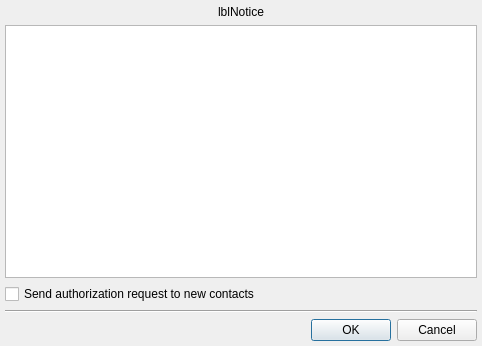
<?xml version="1.0" encoding="UTF-8"?>
<ui version="4.0">
 <class>ExchangeApproveDialogClass</class>
 <widget class="QDialog" name="ExchangeApproveDialogClass">
  <property name="geometry">
   <rect>
    <x>0</x>
    <y>0</y>
    <width>482</width>
    <height>346</height>
   </rect>
  </property>
  <layout class="QVBoxLayout" name="verticalLayout">
   <property name="margin">
    <number>5</number>
   </property>
   <item>
    <widget class="QLabel" name="lblNotice">
     <property name="text">
      <string notr="true">lblNotice</string>
     </property>
     <property name="textFormat">
      <enum>Qt::PlainText</enum>
     </property>
     <property name="alignment">
      <set>Qt::AlignCenter</set>
     </property>
     <property name="wordWrap">
      <bool>true</bool>
     </property>
    </widget>
   </item>
   <item>
    <widget class="QTableWidget" name="tbwItems">
     <attribute name="horizontalHeaderHighlightSections">
      <bool>false</bool>
     </attribute>
     <attribute name="verticalHeaderHighlightSections">
      <bool>false</bool>
     </attribute>
    </widget>
   </item>
   <item>
    <widget class="QCheckBox" name="chbSubscribe">
     <property name="text">
      <string>Send authorization request to new contacts</string>
     </property>
    </widget>
   </item>
   <item>
    <widget class="Line" name="line">
     <property name="orientation">
      <enum>Qt::Horizontal</enum>
     </property>
    </widget>
   </item>
   <item>
    <widget class="QDialogButtonBox" name="btbButtons">
     <property name="standardButtons">
      <set>QDialogButtonBox::Cancel|QDialogButtonBox::Ok</set>
     </property>
    </widget>
   </item>
  </layout>
 </widget>
 <layoutdefault spacing="6" margin="11"/>
 <resources/>
 <connections/>
</ui>
